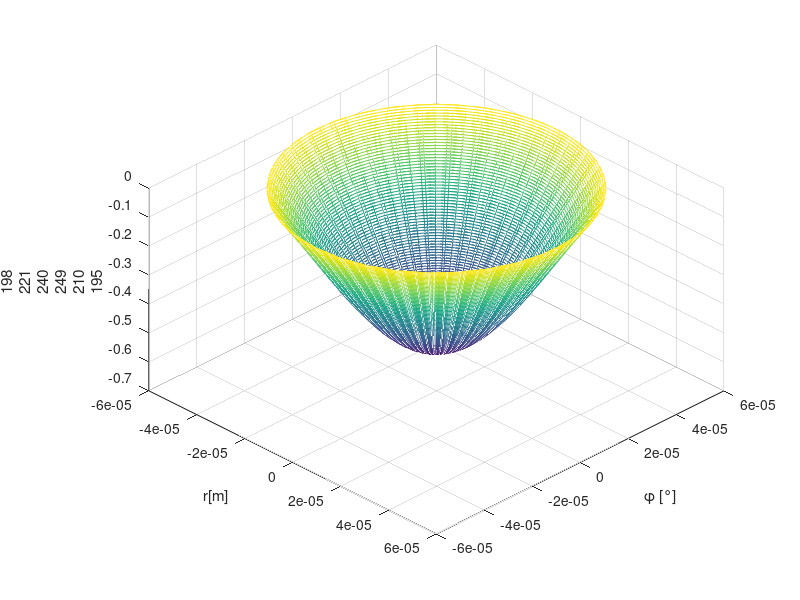

MATLAB code for this plot: (Note: this script raises an error after producing the figure.)
clear all;
clf;

% % % Simulación del modelo de haz de luz
c = 3e8;
eps0 = 8.85* (10^-12); %%Epsilon al vacío
epsr = 4.7; %Permitividad relativa
eps = eps0*epsr;

miu0 = 4*pi*(10^-7);
miur = 1;
miu = miu0*miur;

%%Para el núcleo
a = 50e-6; %radio del núcleo
r = 0 : 0.5e-6 : a; %radio
phi = 0: 0.188: 6*pi;
%%%%%%%%%%%%%%%%%%%%%%%%%%%%%%%%%%%
[PHI1,R1] = meshgrid(phi,r);
v = 1/sqrt(miu*eps);
%%Aplicando las condiciones en frontera para el modo TMnm (Hz=0,fc=)
pnm = [
    2.4 3.8 5.1 6.18;
    5.52 7.01 8.4 9.2;
    8.65 10.17 11.6 13.01;
    11.7 13.3 14.79 16.2
    ];

n = 0;
m = 1;

for n = 1: 4
   for m = 1: 3
      
        fc_TMnm = (pnm(n,m)*v)/(2*pi*a);
        f0 = fc_TMnm + 200e9; %Para f0>fc_TMnm pero f0 < al siguiente modo fcTMnm
        omega = 2*pi*f0;

        lambdac_TMnm = v/(fc_TMnm);
        BetaLambda_TMnm = omega*sqrt(eps*miu)*sqrt(1-((fc_TMnm/f0)^2));
        omegac = 2*pi*fc_TMnm; %Frecuencia de corte (Pasa alto) del modo TM01
        kc = pnm(n,m)/a;
        h_TMnm = kc;
        X_TMnm = h_TMnm.*r;
        z_TMnm = lambdac_TMnm*2; %Multiplos del doble de la longitud de onda, z = 0-5m,0-10m,0-100m (dependiendo)

        t_TMnm = 1;
        gama = i*BetaLambda_TMnm;

        coeficiente = -i*(f0/fc_TMnm)*(sqrt(1-(fc_TMnm/f0)^2));
        for z_TMnm = 1 : 1: 10
            for ind = 1:length(X_TMnm)
                for jnd = 1:length(phi)
                    Hr_TMnm(ind,jnd) = coeficiente*(besselj((n-1),X_TMnm(ind)))*(cos((n-1)*phi(jnd)) - sin((n-1)*phi(jnd))) * exp(i*BetaLambda_TMnm*z_TMnm); 
                end
            end


            [x3,y3,z3] = pol2cart(PHI1,R1,real(Hr_TMnm));

            mesh(x3,y3,z3);
            view(45,45);
            xlabel('r[m]');
            ylabel('\phi [°]');
            zlabel("H_r{TE"+(n-1)+m+"}");
            title("H_r{TE"+(n-1)+m+"}, z ="+z_TMnm+"m, t = "+t_TMnm+"s");
            drawnow limitrate
            pause(0.5);
       end
       figure()
   end
end




